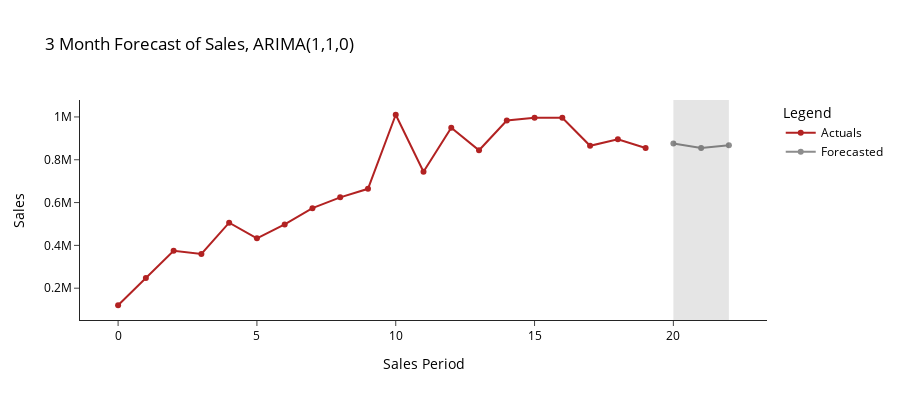

Notebook code cell kept with this figure:
### Markdown cell above
##### Make Predictions using the Fitted ARIMA Model

### Code cell
data = np.array(monthly_sales.drop(columns='purchase_month')['monthly_sales'])

predictions = pd.DataFrame([list(data) + list(arima.forecast(3)), ['Actuals']*len(data) + ['Forecasted']*3]).T
predictions.columns = ['monthly_sales', 'forecast']

fig = px.line(
    predictions, y='monthly_sales', color='forecast',
    template='simple_white', width=900, height=400, markers=True,
    color_discrete_map={
        'Actuals': '#B22222',
        'Forecasted': '#8d8d8d'},
    labels={
        'index': 'Sales Period',
        'monthly_sales': 'Sales',
        'forecast': 'Legend'},
    title='3 Month Forecast of Sales, ARIMA(1,1,0)'
)

fig.add_vrect(
        x0=len(data),
        x1=len(data) + 2,
        fillcolor="black",
        opacity=0.1,
        line_width=0,
)

fig.update_layout(
    font_color='black',
    title_font_color="black",
    legend_title_font_color="black"
)

# Print Forecasts and Plot
print(arima.forecast(3))
fig.show()

### Figure 1 — Plotly figure (JSON) as saved in the notebook; plotly's stock layout.template omitted (floating-point values rounded to 4 significant figures)
{"data": [{"hovertemplate": "Legend=Actuals<br>Sales Period=%{x}<br>Sales=%{y}<extra></extra>", "legendgroup": "Actuals", "line": {"color": "#B22222", "dash": "solid"}, "marker": {"symbol": "circle"}, "mode": "markers+lines", "name": "Actuals", "orientation": "v", "showlegend": true, "type": "scatter", "x": [0, 1, 2, 3, 4, 5, 6, 7, 8, 9, 10, 11, 12, 13, 14, 15, 16, 17, 18, 19], "xaxis": "x", "y": [120300.0, 247300.0, 374300.0, 359900.0, 506100.0, 433000.0, 498000.0, 574000.0, 624400.0, 664200.0, 1010000.0, 743900.0, 950000.0, 844200.0, 983200.0, 996600.0, 996500.0, 865100.0, 895500.0, 854700.0], "yaxis": "y"}, {"hovertemplate": "Legend=Forecasted<br>Sales Period=%{x}<br>Sales=%{y}<extra></extra>", "legendgroup": "Forecasted", "line": {"color": "#8d8d8d", "dash": "solid"}, "marker": {"symbol": "circle"}, "mode": "markers+lines", "name": "Forecasted", "orientation": "v", "showlegend": true, "type": "scatter", "x": [20, 21, 22], "xaxis": "x", "y": [875600.0, 855100.0, 867800.0], "yaxis": "y"}], "layout": {"font": {"color": "black"}, "height": 400, "legend": {"title": {"font": {"color": "black"}, "text": "Legend"}, "tracegroupgap": 0}, "shapes": [{"fillcolor": "black", "line": {"width": 0}, "opacity": 0.1, "type": "rect", "x0": 20, "x1": 22, "xref": "x", "y0": 0, "y1": 1, "yref": "y domain"}], "title": {"font": {"color": "black"}, "text": "3 Month Forecast of Sales, ARIMA(1,1,0)"}, "width": 900, "xaxis": {"anchor": "y", "domain": [0, 1], "title": {"text": "Sales Period"}}, "yaxis": {"anchor": "x", "domain": [0, 1], "title": {"text": "Sales"}}}}
